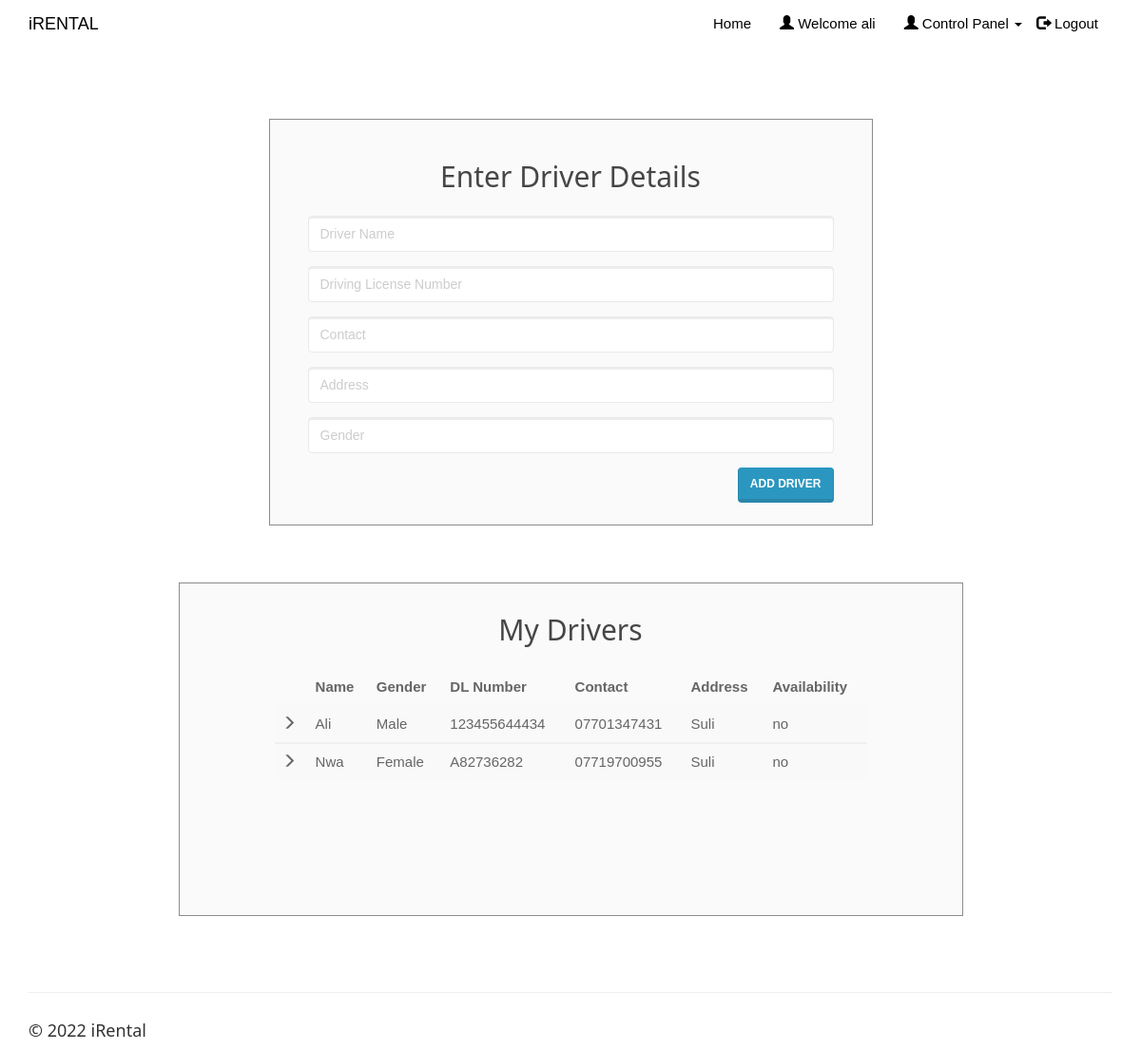
Screenshot of /enterdriver.php (signed in) with the database file from the repository.
### tables this page shows
CREATE TABLE `driver` (
  `driver_id` int(20) NOT NULL,
  `driver_name` varchar(50) NOT NULL,
  `dl_number` varchar(50) NOT NULL,
  `driver_phone` varchar(15) NOT NULL,
  `driver_address` varchar(50) NOT NULL,
  `driver_gender` varchar(10) NOT NULL,
  `client_username` varchar(50) NOT NULL,
  `driver_availability` varchar(10) NOT NULL
);

### enterdriver.php (the view, shortened to what this page needs)
<!DOCTYPE html>
<html>
<?php
include('session_client.php'); ?>
<head>
<link rel="stylesheet" href="assets/bootstrap/css/bootstrap.min.css">
<link rel="stylesheet" href="assets/fonts/font-awesome.min.css">
    <link rel="stylesheet" href="assets/w3css/w3.css">
<link rel="stylesheet" type="text/css" href="assets/css/customerlogin.css">
<link rel="stylesheet" type="text/css" media="screen" href="assets/css/clientpage.css" />
</head>
<body>
 <nav class="navbar navbar-custom navbar-fixed-top" role="navigation" style="color: black">
        <div class="container">
            <div class="navbar-header">
                <a class="navbar-brand page-scroll" href="index.php">
                   iRENTAL </a>
            </div>
            <?php
                if(isset($_SESSION['login_client'])){
            ?>
            <div class="collapse navbar-collapse navbar-right navbar-main-collapse">
                <ul class="nav navbar-nav">
                    <li>
                        <a href="index.php">Home</a>
                    </li>
                    <li>
                        <a href="#"><span class="glyphicon glyphicon-user"></span> Welcome <?php echo $_SESSION['login_client']; ?></a>
                    </li>
                    <li>
                    <ul class="nav navbar-nav navbar-right">
            <li><a href="#" class="dropdown-toggle active" data-toggle="dropdown" role="button" aria-haspopup="true" aria-expanded="false"><span class="glyphicon glyphicon-user"></span> Control Panel <span class="caret"></span> </a>
            </li>
          </ul>
                    </li>
                    <li>
                        <a href="logout.php"><span class="glyphicon glyphicon-log-out"></span> Logout</a>
                    </li>
                </ul>
            </div>
            <?php
                }
                ?>
        </div>
    </nav>
    <div class="container" style="margin-top: 65px;" >
    <div class="col-md-7" style="float: none; margin: 0 auto;">
      <div class="form-area">
        <form role="form" action="enterdriver1.php" method="POST">
        <br style="clear: both">
          <h3 style="margin-bottom: 25px; text-align: center; font-size: 30px;"> Enter Driver Details </h3>
          <div class="form-group">
            <input type="text" class="form-control" id="driver_name" name="driver_name" placeholder="Driver Name " required autofocus="">
          </div>
          <div class="form-group">
            <input type="text" class="form-control" id="dl_number" name="dl_number" placeholder="Driving License Number" required>
          </div>
          <div class="form-group">
            <input type="text" class="form-control" id="driver_phone" name="driver_phone" placeholder="Contact" required>
          </div>
          <div class="form-group">
            <input type="text" class="form-control" id="driver_address" name="driver_address" placeholder="Address" required>
          </div>
          <div class="form-group">
            <input type="text" class="form-control" id="driver_gender" name="driver_gender" placeholder="Gender" required>
          </div>
           <button type="submit" id="submit" name="submit" class="btn btn-primary pull-right"> Add Driver</button>
        </form>
      </div>
    </div>
    <div class="col-md-9" style="float: none; margin: 0 auto;">
    <div class="form-area" style="padding: 0px 100px 100px 100px;">
        <form action="" method="POST">
        <br style="clear: both">
          <h3 style="margin-bottom: 25px; text-align: center; font-size: 30px;"> My Drivers </h3>
<?php
$user_check=$_SESSION['login_client'];
$sql = "SELECT * FROM driver d WHERE d.client_username='$user_check' ORDER BY driver_name";
$result = mysqli_query($conn, $sql);
if (mysqli_num_rows($result) > 0) {
  ?>
  <table class="table table-striped">
    <thead class="thead-dark">
      <tr>
        <th>     </th>
        <th> Name</th>
        <th> Gender </th>
        <th> DL Number </th>
        <th> Contact </th>
        <th> Address </th>
        <th> Availability </th>
      </tr>
    </thead>
    <?PHP
      while($row = mysqli_fetch_assoc($result)){
    ?>
  <tbody>
    <tr>
      <td> <span class="glyphicon glyphicon-menu-right"></span> </td>
      <td><?php echo $row["driver_name"]; ?></td>
      <td><?php echo $row["driver_gender"]; ?></td>
      <td><?php echo $row["dl_number"]; ?></td>
      <td><?php echo $row["driver_phone"]; ?></td>
      <td><?php echo $row["driver_address"]; ?></td>
      <td><?php echo $row["driver_availability"]; ?></td>
    </tr>
  </tbody>
  <?php } ?>
  </table>
    <br>
  <?php } else { ?>
  <h4>0 Drivers available</h4>
  <?php } ?>
        </form>
</div>
        </div>
    </div>
</body>
<footer class="site-footer">
        <div class="container">
            <hr>
            <div class="row">
                <div class="col-sm-6">
                    <h5>© 2022 iRental</h5>
                </div>
            </div>
        </div>
    </footer>
</html>

### assets/w3css/w3.css (style rules this page uses)
*,*:before,*:after { box-sizing:inherit }
html { -ms-text-size-adjust:100%;-webkit-text-size-adjust:100% }
body { margin:0;; }
article,aside,details,figcaption,figure,footer,header,main,menu,nav,section,summary { display:block }
a { background-color:transparent;-webkit-text-decoration-skip:objects }
hr { box-sizing:content-box;height:0;overflow:visible }
button,input,select,textarea { font:inherit;margin:0 }
button,input { overflow:visible }
button,select { text-transform:none }
button,html [type=button],[type=reset],[type=submit] { -webkit-appearance:button }
html,body { font-family:Verdana,sans-serif;font-size:15px;line-height:1.5 }
html { overflow-x:hidden }
h3 { font-size:24px }
h5 { font-size:18px }
h1,h2,h3,h4,h5,h6 { font-family:"Segoe UI",Arial,sans-serif;font-weight:400;margin:10px 0 }
hr { border:0;border-top:1px solid #eee;margin:20px 0 }
a { color:inherit }

### rows the page displays
driver: driver_name "Ali", driver_gender "Male", dl_number "123455644434", driver_phone "07701347431", driver_address "Suli", driver_availability "no"
driver: driver_name "Nwa", driver_gender "Female", dl_number "A82736282", driver_phone "07719700955", driver_address "Suli", driver_availability "no"

### other values shown
$_SESSION['login_client'] "ali"
